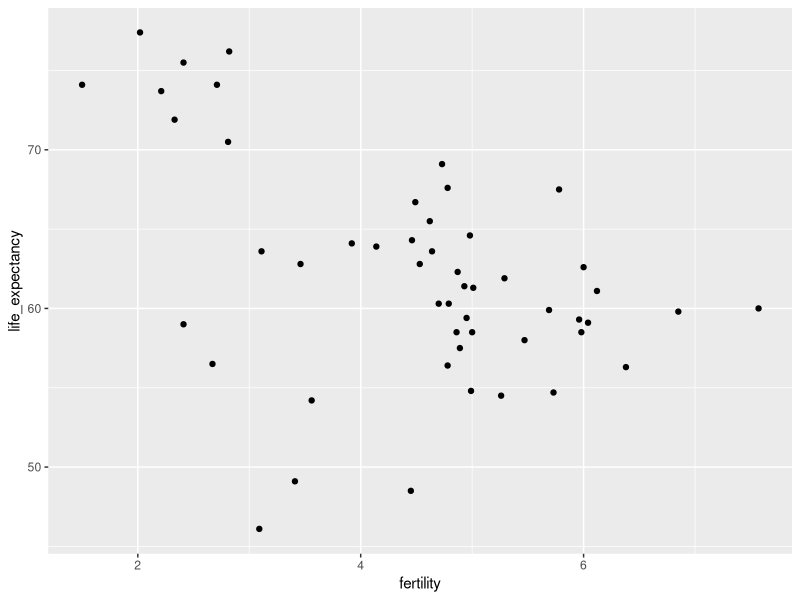
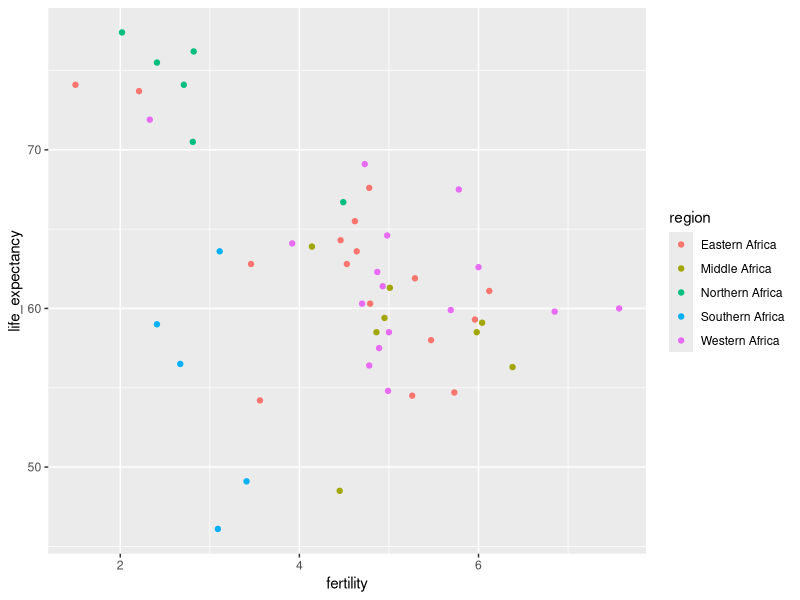
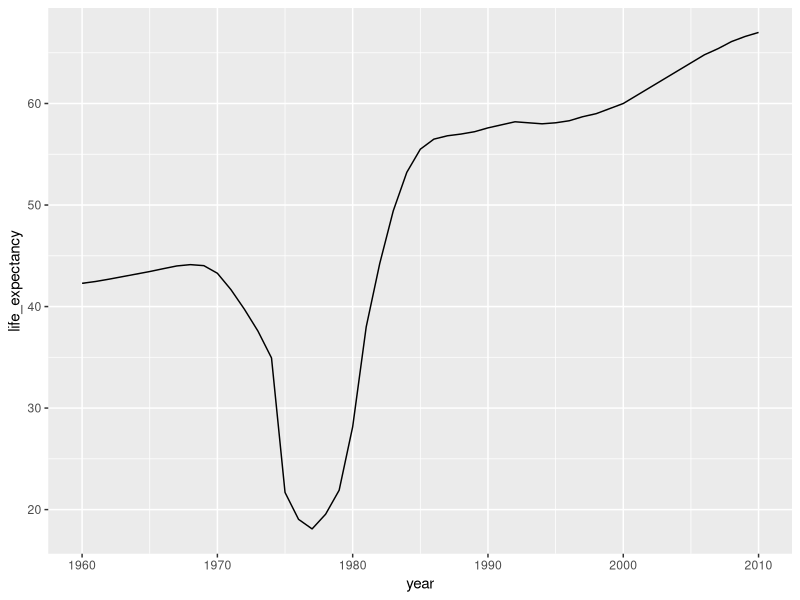
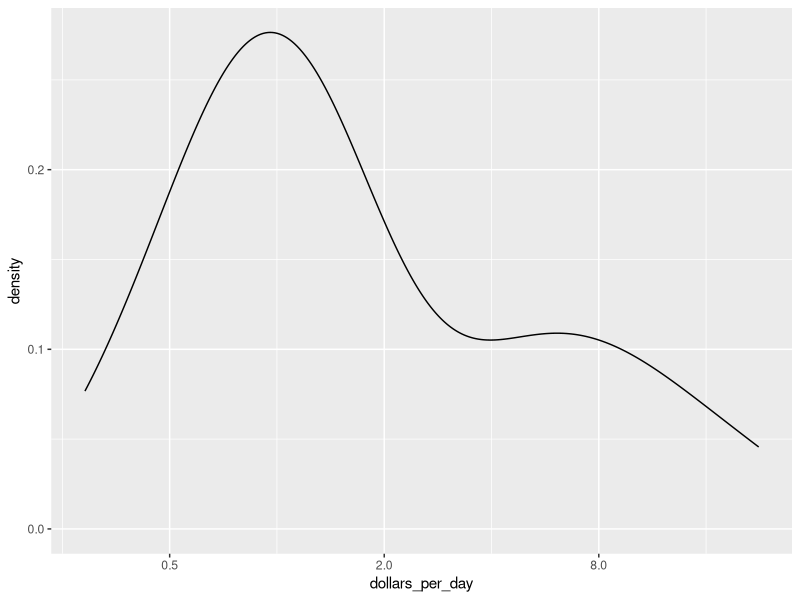
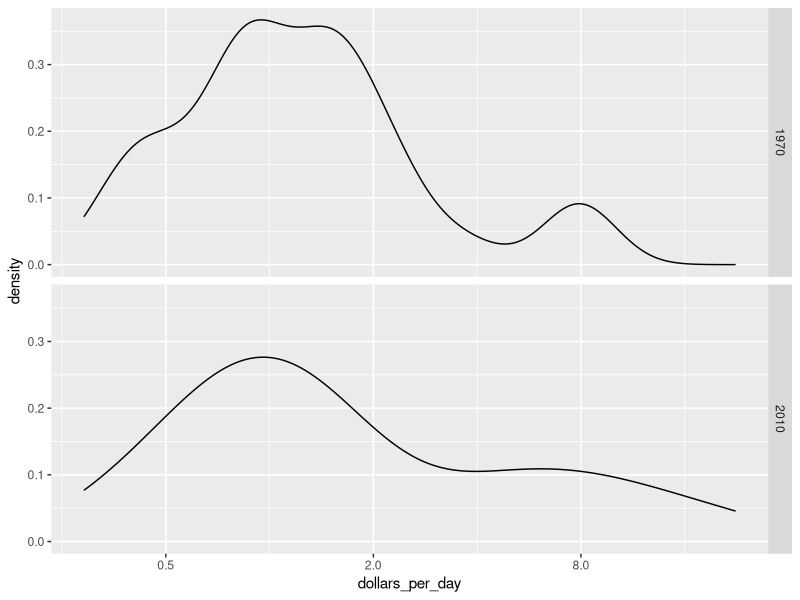
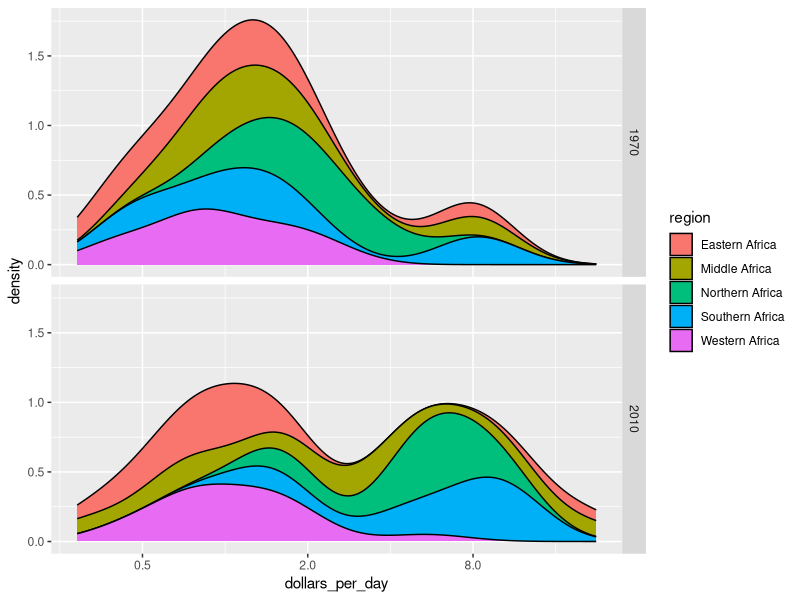

Reproduce these figures in R, in order.
install.packages("dplyr")
install.packages("ggplot2")
install.packages("dslabs")
library(dplyr)
library(ggplot2)
library(dslabs)
data(gapminder)

gapminder %>% filter(continent=="Africa" & year=="2012") %>%
  ggplot(aes(fertility,life_expectancy)) +
  geom_point()

gapminder %>% 
  filter(continent=="Africa" & year=="2012") %>%
  ggplot() +
  geom_point(aes(fertility,life_expectancy,color=region))

df <- gapminder %>%
  filter(fertility <= 3 & life_expectancy >= 70 & continent == "Africa" &         year == "2012") %>%
  select(country, region)

tab <- gapminder %>% filter(country %in% c("United States","Vietnam") & year >= 1960 & year <= 2010)

p <- tab %>% ggplot() +
  geom_line(aes(year,life_expectancy,color=country))

gapminder %>% filter(year >= 1960 & year <= 2010 & country == "Cambodia") %>% ggplot() + geom_line(aes(year,life_expectancy))

daydollars <- gapminder %>% filter(continent=="Africa" & year==2010) %>% mutate(dollars_per_day = gdp/population/365) %>% na.omit() 

daydollars %>% ggplot() + geom_density(aes(dollars_per_day))+scale_x_continuous(trans = "log2")

gapminder %>% filter(continent=="Africa" & year %in% c("1970","2010") & !is.na(gdp)) %>%
  mutate(dollars_per_day=gdp/population/365) %>% ggplot() + geom_density(aes(dollars_per_day)) + scale_x_continuous(trans="log2") + facet_grid(vars(year))

gapminder %>% filter(continent=="Africa" & year %in% c("1970", "2010") & !is.na(gdp)) %>% mutate(dollars_per_day=gdp/population/365) %>% ggplot() + geom_density(aes(dollars_per_day, fill=region), bw=0.5, position="stack") + facet_grid(vars(year)) + scale_x_continuous(trans="log2")
